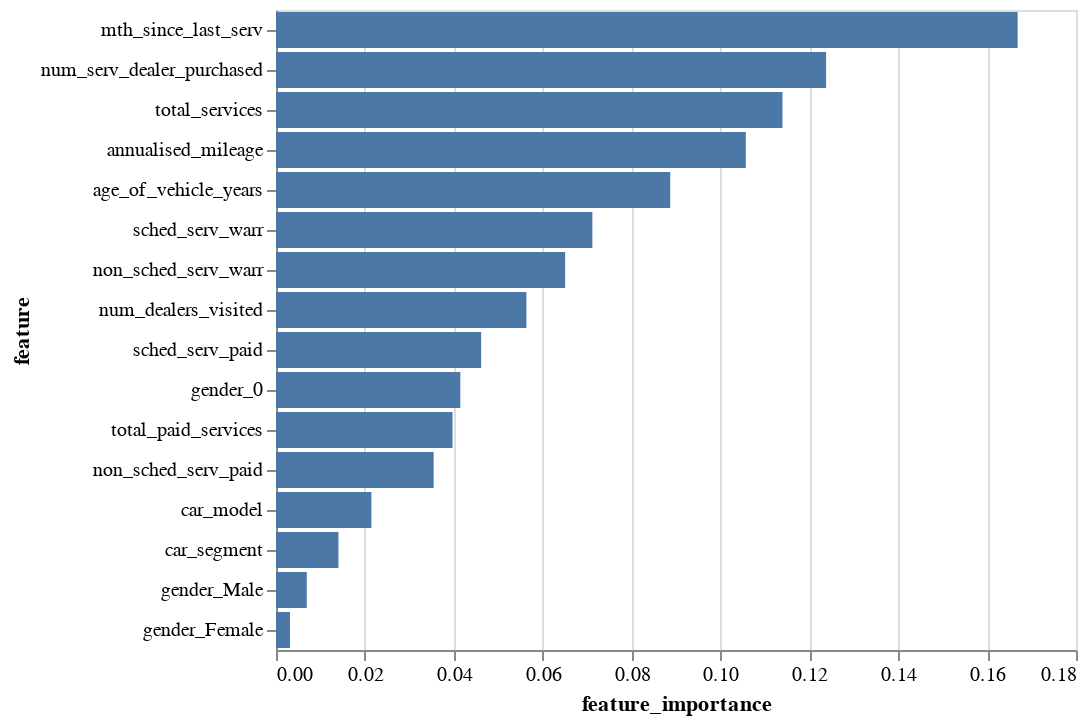

The notebook cell saved with this chart:
### Markdown cell above
**[8.5]** We can visualise this information on a graph

### Code cell
import altair as alt

alt.Chart(feat_imp_et_df).mark_bar().encode(
    x='feature_importance',
    y=alt.Y("feature", sort='-x'),
    tooltip=['feature','feature_importance'])

### Figure 1 — Vega-Lite specification as saved in the notebook (floating-point values rounded to 4 significant figures)
{"config": {"view": {"continuousWidth": 400, "continuousHeight": 300}}, "data": {"name": "data-56fce319bbd7ebb8b73b32abcc5c8e4e"}, "mark": "bar", "encoding": {"tooltip": [{"field": "feature", "type": "nominal"}, {"field": "feature_importance", "type": "quantitative"}], "x": {"field": "feature_importance", "type": "quantitative"}, "y": {"field": "feature", "sort": "-x", "type": "nominal"}}, "$schema": "https://vega.github.io/schema/vega-lite/v4.17.0.json", "datasets": {"data-56fce319bbd7ebb8b73b32abcc5c8e4e": [{"feature": "mth_since_last_serv", "feature_importance": 0.1669}, {"feature": "num_serv_dealer_purchased", "feature_importance": 0.1238}, {"feature": "total_services", "feature_importance": 0.114}, {"feature": "annualised_mileage", "feature_importance": 0.1057}, {"feature": "age_of_vehicle_years", "feature_importance": 0.0887}, {"feature": "sched_serv_warr", "feature_importance": 0.07118}, {"feature": "non_sched_serv_warr", "feature_importance": 0.06506}, {"feature": "num_dealers_visited", "feature_importance": 0.05634}, {"feature": "sched_serv_paid", "feature_importance": 0.04616}, {"feature": "gender_0", "feature_importance": 0.04147}, {"feature": "total_paid_services", "feature_importance": 0.03972}, {"feature": "non_sched_serv_paid", "feature_importance": 0.03547}, {"feature": "car_model", "feature_importance": 0.02146}, {"feature": "car_segment", "feature_importance": 0.01405}, {"feature": "gender_Male", "feature_importance": 0.006925}, {"feature": "gender_Female", "feature_importance": 0.00314}]}}
